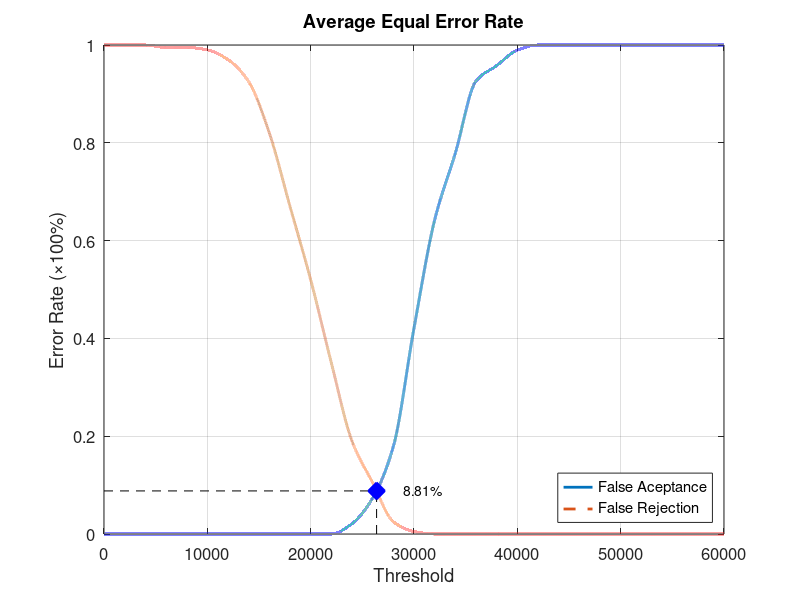
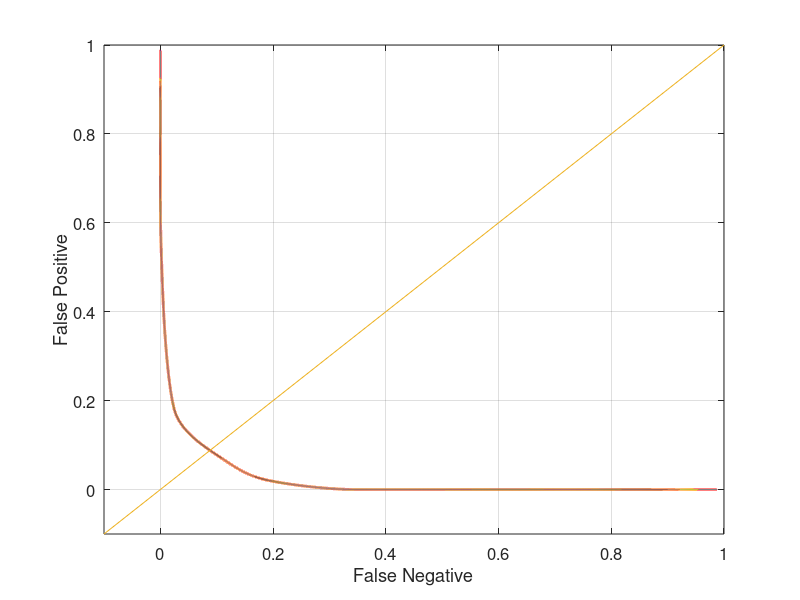

The MATLAB source for these figures, in order:
function yEER = Database3_3
close all;
clear;
clc;
x = 0:2000:60000;
xq = 0:0.5:60000;

y0 = [0 0 0 0 0 0 0 0 0 0 0 0 0.0210526 0.0736842 0.178947 0.421053 0.642105 0.778947 0.926316 0.957895 0.989474 1 1 1 1 1 1 1 1 1 1];
yy0 = interp1(x, y0, xq, 'pchip');
y1 = [1 1 1 0.995 0.995 0.99 0.97 0.925 0.82 0.67 0.52 0.35 0.19 0.105 0.025 0.005 0 0 0 0 0 0 0 0 0 0 0 0 0 0 0];
yy1 = interp1(x, y1, xq, 'pchip');

% Calculating EER: 
y2 = abs(y0 - y1);
find(y2 == min(y2))
yy2 = abs(yy0 - yy1);
xEER = find(yy2 == min(yy2));
xEERIndex = xq(xEER) % X-axis EER
yEER = yy0(xEER) % Y-axis EER

main = figure
plot(xq, yy0,'-','LineWidth', 2);	hold on
plot(xq, yy1,'--','LineWidth', 2);	hold on
plot([xEERIndex xEERIndex], [0 yEER], 'k--');	hold on
plot([0 xEERIndex], [yEER yEER], 'k--');	hold on
plot(xEERIndex, yEER, 'bx', 'LineWidth', 10);	hold on
text(xEERIndex + 10 * xEERIndex / 100, yEER, [num2str(round((10000 * yEER)) / 100) '%'])
legend('False Aceptance', 'False Rejection', 'Location', 'SouthEast')
xlabel('Threshold')
ylabel('Error Rate (\times100%)')
title('Average Equal Error Rate')
set(gca, 'FontSize', 12)
axis([0 60000 0 1])
grid on

print(main, 'Database3_3Main', '-dpng');
FNRxFPR = figure('Color', [1 1 1]);
plot(yy1, yy0, '-', yy1, yy0, 'LineWidth', 2);
hold on
y = -0.1:0.1:1
plot(y, y); 
set(gca, 'FontSize', 12)
xlabel('False Negative')
ylabel('False Positive')
axis([-0.1 1 -0.1 1])
set(gca, 'FontSize', 12)
grid on

print(FNRxFPR, 'Database3_3FNRxFPR','-dpng');
end
